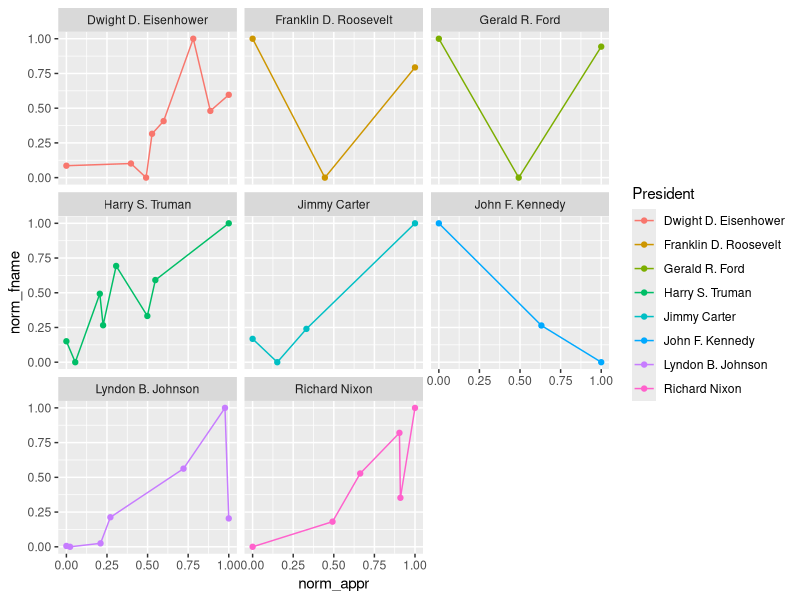

Write R code to recreate this figure. (Note: this script raises an error after producing the figure.)
library(ggplot2)

###########################
## MIN-MAX NORMALIZATION ##
###########################
normalize <- function(x) {
  return ((x - min(x)) / (max(x) - min(x)))
}

#######################
## DATA MANIPULATION ##
#######################
avg <- read.csv('data/presApprovalAverage.csv')
avg$fname_rate<-avg$f_count/avg$total
avg$lname_rate<-avg$l_count/avg$total
avg$norm_appr<-ave( avg$Approving, avg$President, FUN = normalize )
avg$norm_fname<-ave( avg$fname_rate, avg$President, FUN = normalize )
avg$norm_lname<-ave( avg$lname_rate, avg$President, FUN = normalize )

pre1981<- subset(avg, year < 1981)
post1980<-subset(avg,year>1980)
##############
## ANALYSIS ##
##############
lm(norm_fname~norm_appr+President, data=avg)


# sample plot
# ggplot(avg, aes(x = year, y= norm_appr, colour = President)) +  geom_line() #+ facet_grid(.~f_name)
# ggplot(avg, aes(x = year, y= norm_fname, colour = President)) +  geom_line()

ggplot(pre1981,aes(x=norm_appr, y =norm_fname))+geom_line(aes(colour=President)) +
  geom_point(aes(colour = President)) + facet_wrap(~President)

ggplot(prost1980,aes(x=norm_appr, y =norm_fname))+geom_line(aes(colour=President)) +
  geom_point(aes(colour = President)) + facet_wrap(~President)

ggplot(avg, aes(year)) + 
  geom_line(aes(y = norm_appr, colour = President),alpha =.5) + 
  geom_line(aes(y = norm_fname, colour = President),linetype = 2) +
  facet_wrap(~President)